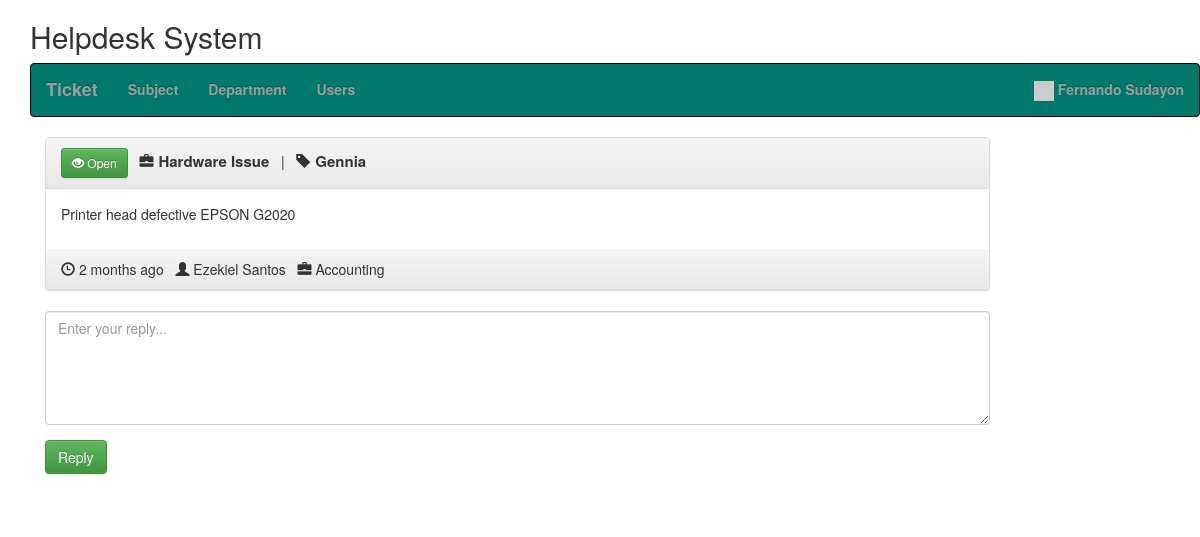
Page /view_ticket.php?id=671b2d364e6ce (signed in) on the earlier database version.
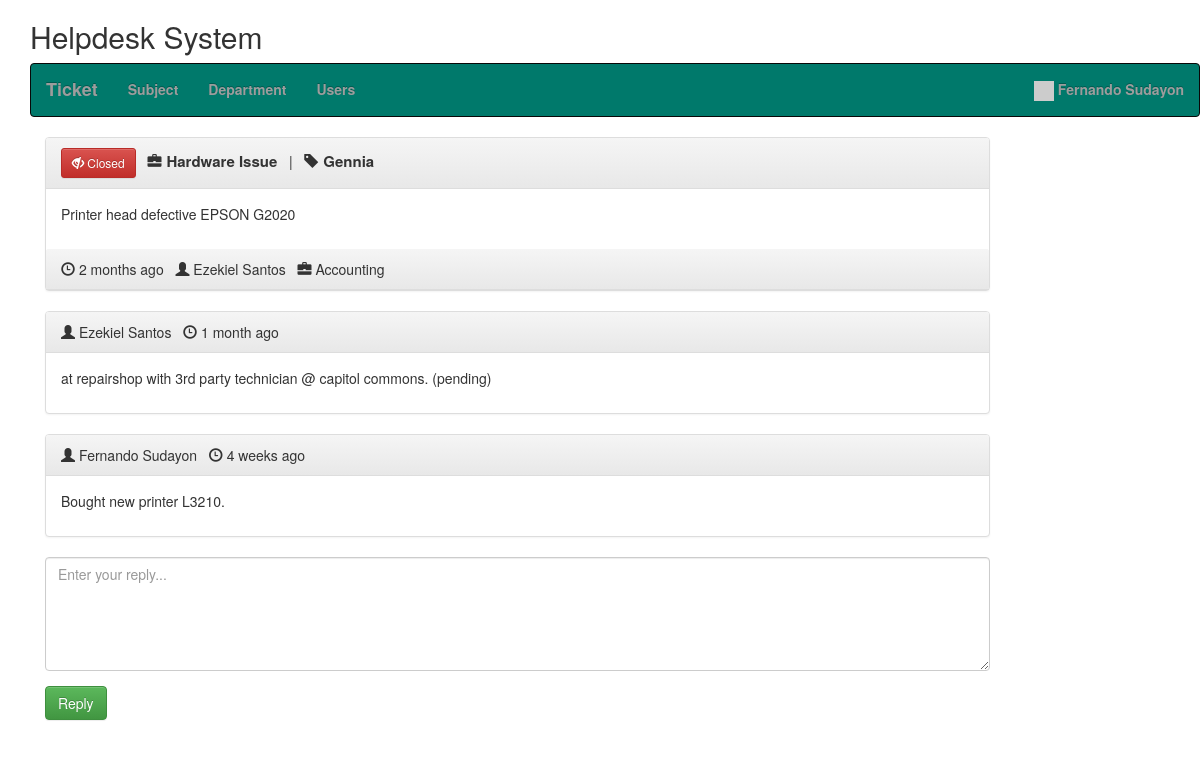
Same page on the later database version.
### tables this page shows
CREATE TABLE `hd_users` (
  `id` int(11) NOT NULL,
  `email` varchar(250) NOT NULL,
  `password` varchar(250) NOT NULL,
  `create_date` datetime NOT NULL DEFAULT current_timestamp(),
  `name` varchar(250) NOT NULL,
  `user_type` enum('admin','user') NOT NULL,
  `status` int(11) NOT NULL
);

CREATE TABLE `hd_subjects` (
  `id` int(11) NOT NULL,
  `name` varchar(120) NOT NULL,
  `status` int(11) NOT NULL DEFAULT 1
);

CREATE TABLE `hd_tickets` (
  `id` int(11) NOT NULL,
  `uniqid` varchar(20) NOT NULL,
  `user` int(11) NOT NULL,
  `createdfor` varchar(250) NOT NULL,
  `title` varchar(250) NOT NULL,
  `init_msg` text NOT NULL,
  `department` int(11) NOT NULL,
  `date` varchar(250) NOT NULL,
  `dateresolved` varchar(250) NOT NULL,
  `last_reply` int(11) NOT NULL,
  `user_read` int(11) NOT NULL,
  `admin_read` int(11) NOT NULL,
  `resolved` int(11) NOT NULL
);

CREATE TABLE `hd_departments` (
  `id` int(11) NOT NULL,
  `name` varchar(250) NOT NULL,
  `status` int(11) NOT NULL DEFAULT 1
);

CREATE TABLE `hd_ticket_replies` (
  `id` int(11) NOT NULL,
  `user` int(11) NOT NULL,
  `text` text NOT NULL,
  `ticket_id` text NOT NULL,
  `date` varchar(20) NOT NULL,
  `user_read` int(11) NOT NULL
);

### class/Database.php (called while the page is built, shortened)
<?php
class Database {
    public function dbConnect() {
        static $DBH = null;
        if (is_null($DBH)) {
			$connection = new mysqli(HOST, USER, PASSWORD, DATABASE);
			if($connection->connect_error){
				die("Error failed to connect to MySQL: " . $connection->connect_error);
			} else {
				$DBH = $connection;
			}
        }
        return $DBH;
    }
}

### init.php (called while the page is built, shortened)
<?php
require 'class/Database.php';
require 'class/Users.php';
require 'class/Time.php';
require 'class/Tickets.php';
require 'class/Subject.php';
$users = new Users;
$time = new Time;
$subject = new Subject;
$tickets = new Tickets;

### class/Users.php (called while the page is built, shortened)
<?php
class Users extends Database {
	private $userTable = 'hd_users';
	private $dbConnect = false;
	public function __construct(){
        $this->dbConnect = $this->dbConnect();
    }
	public function getUserInfo() {
		if(!empty($_SESSION["userid"])) {
			$sqlQuery = "SELECT name, email, create_date, user_type, status FROM ".$this->userTable."
				WHERE id ='".$_SESSION["userid"]."'";
			$result = mysqli_query($this->dbConnect, $sqlQuery);
			$userDetails = mysqli_fetch_assoc($result);
			return $userDetails;
		}
	}
}

### class/Tickets.php (the view, shortened to what this page needs)
<?php
class Tickets extends Database {
    private $ticketTable = 'hd_tickets';
	private $ticketRepliesTable = 'hd_ticket_replies';
	private $dbConnect = false;
	public function __construct(){
        $this->dbConnect = $this->dbConnect();
    }
    public function ticketInfo($id) {
		$sqlQuery = "SELECT t.id, t.uniqid, t.title, t.user as tUser, t.createdFor as cfor, t.init_msg as tmessage, t.date, t.dateresolved, t.last_reply, t.resolved, u.name as creater, u.user_type as userType, d.name as department
			FROM ".$this->ticketTable." t
			LEFT JOIN hd_users u ON t.user = u.id
			LEFT JOIN hd_subjects s ON t.title = s.id
			LEFT JOIN hd_departments d ON t.department = d.id
			WHERE t.uniqid = '".$id."'";
		$result = mysqli_query($this->dbConnect, $sqlQuery);
        $tickets = mysqli_fetch_assoc($result);
        return $tickets;
    }
	public function getTicketReplies($id) {
		$sqlQuery = "SELECT r.id, r.text as message, r.date, u.name as creater, d.name as department, u.user_type
			FROM ".$this->ticketRepliesTable." r
			LEFT JOIN ".$this->ticketTable." t ON r.ticket_id = t.id
			LEFT JOIN hd_users u ON r.user = u.id
			LEFT JOIN hd_subjects s ON t.title = s.id
			LEFT JOIN hd_departments d ON t.department = d.id
			WHERE r.ticket_id = '".$id."'";
		$result = mysqli_query($this->dbConnect, $sqlQuery);
       	$data= array();
		while ($row = mysqli_fetch_array($result, MYSQLI_ASSOC)) {
			$data[]=$row;
		}
        return $data;
    }
	public function updateTicketReadStatus($ticketId) {
		$updateField = '';
		if(isset($_SESSION["admin"])) {
			$updateField = "admin_read = '1'";
		} else {
			$updateField = "user_read = '1'";
		}
		$updateTicket = "UPDATE ".$this->ticketTable."
			SET $updateField
			WHERE id = '".$ticketId."'";
		mysqli_query($this->dbConnect, $updateTicket);
	}
}

### class/Subject.php (called while the page is built, shortened)
<?php
class Subject extends Database {
	private $subjectsTable = 'hd_subjects';
	private $dbConnect = false;
	public function __construct(){
        $this->dbConnect = $this->dbConnect();
    }
	public function getSubjectDetail($id) {
		$sqlQuery = "
				SELECT id, name, status
				FROM ".$this->subjectsTable."
				WHERE id = '".$id."'";
		$result = mysqli_query($this->dbConnect, $sqlQuery);
		$row = mysqli_fetch_array($result, MYSQLI_ASSOC);
		return $row;
	}
}

### class/Time.php (called while the page is built, shortened)
<?php
class Time extends Database {
    public function ago($time) {
        $periods = array("second", "minute", "hour", "day", "week", "month", "year", "decade");
        $lengths = array("60","60","24","7","4.35","12","10");
        $now = time();
        $difference = $now - $time;
        for($j = 0; $difference >= $lengths[$j] && $j < count($lengths)-1; $j++) {
            $difference /= $lengths[$j];
        }
        $difference = round($difference);
        if($difference != 1) {
            $periods[$j].= "s";
        }
        return $difference . " " . $periods[$j] . " ago";
    }
}

### class/Tickets.php (the view, shortened to what this page needs)
<?php
class Tickets extends Database {
    private $ticketTable = 'hd_tickets';
	private $ticketRepliesTable = 'hd_ticket_replies';
	private $dbConnect = false;
	public function __construct(){
        $this->dbConnect = $this->dbConnect();
    }
    public function ticketInfo($id) {
		$sqlQuery = "SELECT t.id, t.uniqid, t.title, t.user as tUser, t.createdFor as cfor, t.init_msg as tmessage, t.date, t.dateresolved, t.last_reply, t.resolved, u.name as creater, u.user_type as userType, d.name as department
			FROM ".$this->ticketTable." t
			LEFT JOIN hd_users u ON t.user = u.id
			LEFT JOIN hd_subjects s ON t.title = s.id
			LEFT JOIN hd_departments d ON t.department = d.id
			WHERE t.uniqid = '".$id."'";
		$result = mysqli_query($this->dbConnect, $sqlQuery);
        $tickets = mysqli_fetch_assoc($result);
        return $tickets;
    }
	public function getTicketReplies($id) {
		$sqlQuery = "SELECT r.id, r.text as message, r.date, u.name as creater, d.name as department, u.user_type
			FROM ".$this->ticketRepliesTable." r
			LEFT JOIN ".$this->ticketTable." t ON r.ticket_id = t.id
			LEFT JOIN hd_users u ON r.user = u.id
			LEFT JOIN hd_subjects s ON t.title = s.id
			LEFT JOIN hd_departments d ON t.department = d.id
			WHERE r.ticket_id = '".$id."'";
		$result = mysqli_query($this->dbConnect, $sqlQuery);
       	$data= array();
		while ($row = mysqli_fetch_array($result, MYSQLI_ASSOC)) {
			$data[]=$row;
		}
        return $data;
    }
	public function updateTicketReadStatus($ticketId) {
		$updateField = '';
		if(isset($_SESSION["admin"])) {
			$updateField = "admin_read = '1'";
		} else {
			$updateField = "user_read = '1'";
		}
		$updateTicket = "UPDATE ".$this->ticketTable."
			SET $updateField
			WHERE id = '".$ticketId."'";
		mysqli_query($this->dbConnect, $updateTicket);
	}
}

### inc/header.php (shortened to what this page needs)
<!DOCTYPE html>
<html>
<head>
<link rel="stylesheet" href="https://maxcdn.bootstrapcdn.com/bootstrap/3.3.5/css/bootstrap.min.css">
<link rel="stylesheet" href="https://maxcdn.bootstrapcdn.com/bootstrap/3.3.5/css/bootstrap-theme.min.css">

### view_ticket.php (shortened to what this page needs)
<?php
include 'init.php';
include('inc/header.php');
$ticketDetails = $tickets->ticketInfo($_GET['id']);
$ticketReplies = $tickets->getTicketReplies($ticketDetails['id']);
$subjectTitle = $subject->getSubjectDetail($ticketDetails['title']);
$user = $users->getUserInfo();
?>
<link rel="stylesheet" href="css/style.css" />
<?php include('inc/container.php');?>
<div class="container">
	<div class="row home-sections">
	<h2>Helpdesk System</h2>
	<?php include('menus.php'); ?>
	</div>
	<section class="comment-list">
		<article class="row">
			<div class="col-md-10 col-sm-10">
				<div class="panel panel-default arrow left">
					<div class="panel-heading right">
						<?php if($ticketDetails['resolved']) { ?>
							<button type="button" class="btn btn-danger btn-sm">
								<span class="glyphicon glyphicon-eye-close"></span> Closed
							</button>
						<?php } else { ?>
							<button type="button" class="btn btn-success btn-sm">
								<span class="glyphicon glyphicon-eye-open"></span> Open
							</button>
						<?php } ?>
						&nbsp;&nbsp;<span class="glyphicon glyphicon-briefcase"> </span><span class="ticket-subject"><?php echo $subjectTitle['name']; ?></span>
						&nbsp;&nbsp;|&nbsp;&nbsp;
						<span class="glyphicon glyphicon-tag"> </span><bsp;span class="ticket-subject"><?php echo $ticketDetails['cfor']; ?></span>
					</div>
					<div class="panel-body">
						<div class="comment-post">
						<p>
						<?php
							echo $ticketDetails['tmessage'];
						?>
						</p>
						</div>
					</div>
					<div class="panel-heading right">
						<span class="glyphicon glyphicon-time"></span> <time class="comment-date" datetime="16-12-2014 01:05"><i class="fa fa-clock-o"></i> <?php echo $time->ago($ticketDetails['date']); ?></time>
						&nbsp;&nbsp;<span class="glyphicon glyphicon-user"></span> <?php echo $ticketDetails['creater']; ?>
						&nbsp;&nbsp;<span class="glyphicon glyphicon-briefcase"></span> <?php echo $ticketDetails['department']; ?>
					</div>
				</div>
			</div>
		</article>
		<?php foreach ($ticketReplies as $replies) { ?>
			<article class="row">
				<div class="col-md-10 col-sm-10">
					<div class="panel panel-default arrow right">
						<div class="panel-heading">
							<?php if($replies['user_type'] == 'admin') { ?>
								<span class="glyphicon glyphicon-user"></span> <?php echo ucfirst($replies['creater']); ?>
							<?php } else { ?>
								<span class="glyphicon glyphicon-user"></span> <?php echo $replies['creater']; ?>
							<?php } ?>
							&nbsp;&nbsp;<span class="glyphicon glyphicon-time"></span> <time class="comment-date" datetime="16-12-2014 01:05"><i class="fa fa-clock-o"></i> <?php echo $time->ago($replies['date']); ?></time>
						</div>
						<div class="panel-body">
							<div class="comment-post">
							<p>
							<?php echo $replies['message']; ?>
							</p>
							</div>
						</div>
					</div>
				</div>
			</article>
		<?php } ?>
		<form method="post" id="ticketReply">
			<article class="row">
				<div class="col-md-10 col-sm-10">
					<div class="form-group">
						<textarea class="form-control" rows="5" id="message" name="message" placeholder="Enter your reply..." required></textarea>
					</div>
			</div>
			</article>
			<article class="row">
				<div class="col-md-10 col-sm-10">
					<div class="form-group">
						<input type="submit" name="reply" id="reply" class="btn btn-success" value="Reply" />
					</div>
				</div>
			</article>
		</form>
	</section>
</div>
<?php include('inc/footer.php');?>

### inc/container.php
</head>
<body class="">
<div class="container" style="min-height:500px;">

### menus.php (shortened to what this page needs)
<nav class="navbar navbar-inverse" style="background:#00796B;color:#f6f8f9;font-weight:bold;">
	<div class="container-fluid">
		<ul class="nav navbar-nav menus">
			<li id="ticket"><a href="ticket.php" class="navbar-brand">Ticket</a></li>
			<?php if(isset($_SESSION["admin"])) { ?>
				<li id="subject"><a href="subject.php" >Subject</a></li>
				<li id="department"><a href="department.php" >Department</a></li>
				<li id="user"><a href="user.php" >Users</a></li>
			<?php } ?>
		</ul>
		<ul class="nav navbar-nav navbar-right">
			<li class="dropdown">
				<a href="#" class="dropdown-toggle" data-toggle="dropdown"><span class="label label-pill label-danger count"></span>
				<img src="//gravatar.com/avatar/<?php echo md5($user['email']); ?>?s=100" width="20px">&nbsp;<?php if(isset($_SESSION["userid"])) { echo $user['name']; } ?></a>
			</li>
		</ul>
	</div>
</nav>

### inc/footer.php (shortened to what this page needs)
</div>
</body></html>

### css/style.css (style rules this page uses)
.ticket-subject { font-weight:bold; font-size:15px; margin-left:5px; }

Differences in the rows shown:
changed hd_tickets "Gennia": resolved 0 → 1 (drawn)
added hd_ticket_replies: hd_users.name "Ezekiel Santos", date "1 month ago", text "at repairshop with 3rd party technician @ capitol commons. (pending)"
added hd_ticket_replies: hd_users.name "Fernando Sudayon", date "4 weeks ago", text "Bought new printer L3210."
Other differences:
text no longer shown: "Open"
text now shown: "Closed"
